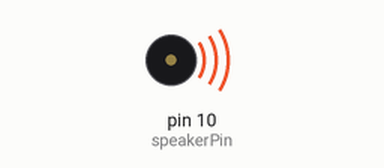
The sketch below on a simulated Arduino Uno, built with avr-gcc and run on an emulated ATmega328P. On the bench: buzzer (waves = sounding).

Above: at 0.12 s.
At 4.8 s:
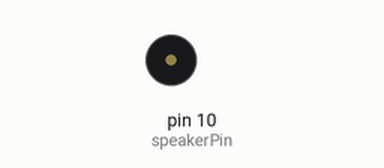
Timing chart, 0 to 6.8 s (numbered marks = the images above):
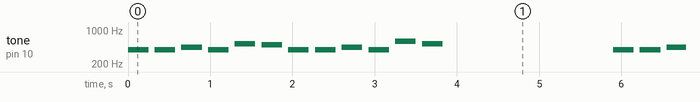

The sketch:

audio_driver.ino
```cpp
// Speaker pin
const int speakerPin = 10;

// Note frequencies (in Hz) for a simplified version of "Clair de Lune"
const int melody[] = {
    392, 392, 440, 392, 523, 494, // G G A G C B
    392, 392, 440, 392, 587, 523  // G G A G D C
};

// Note durations: 4 = quarter note, 8 = eighth note, etc.
const int noteDurations[] = {
    4, 4, 4, 4, 4, 4, // First part
    4, 4, 4, 4, 4, 4  // Second part
};

void setup()
{
    // Initialize the speaker pin as an output
    pinMode(speakerPin, OUTPUT);
}

void loop()
{
    // Play each note in the melody
    for (int thisNote = 0; thisNote < sizeof(melody) / sizeof(melody[0]); thisNote++)
    {
        int noteDuration = 1000 / noteDurations[thisNote];
        tone(speakerPin, melody[thisNote], noteDuration);

        // Pause for the note duration plus 30% for a short gap
        int pauseBetweenNotes = noteDuration * 1.30;
        delay(pauseBetweenNotes);

        // Stop the tone playing
        noTone(speakerPin);
    }

    // Pause between repeats of the melody
    delay(2000);
}
```

Measured:
- by itself, tone on pin 10 (speakerPin): plays 392 Hz for 0.25 s, 392 Hz for 0.25 s, 440 Hz for 0.25 s, 392 Hz for 0.25 s, 523 Hz for 0.25 s, 494 Hz for 0.25 s … (265 notes in this stretch)
